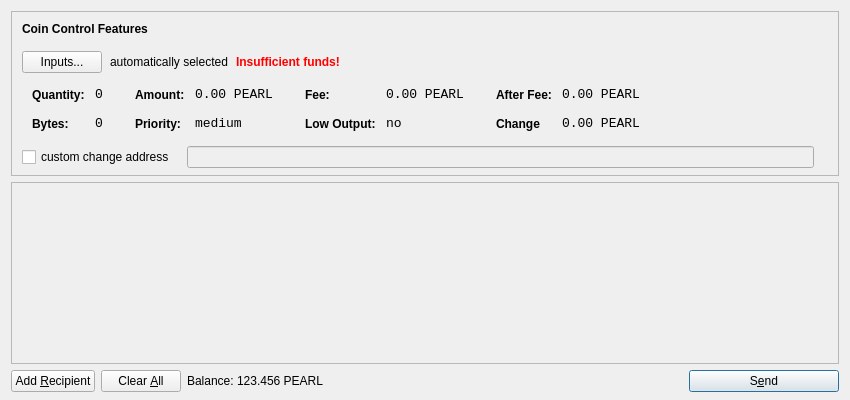
<?xml version="1.0" encoding="UTF-8"?>
<ui version="4.0">
 <class>SendCoinsDialog</class>
 <widget class="QDialog" name="SendCoinsDialog">
  <property name="geometry">
   <rect>
    <x>0</x>
    <y>0</y>
    <width>850</width>
    <height>400</height>
   </rect>
  </property>
  <property name="windowTitle">
   <string>Send Coins</string>
  </property>
  <property name="styleSheet">
   <string notr="true">background-image: url(:/images/bgimage);</string>
  </property>
  <layout class="QVBoxLayout" name="verticalLayout" stretch="0,1,0">
   <property name="bottomMargin">
    <number>8</number>
   </property>
   <item>
    <widget class="QFrame" name="frameCoinControl">
     <property name="sizePolicy">
      <sizepolicy hsizetype="Expanding" vsizetype="Expanding">
       <horstretch>0</horstretch>
       <verstretch>0</verstretch>
      </sizepolicy>
     </property>
     <property name="maximumSize">
      <size>
       <width>16777215</width>
       <height>16777215</height>
      </size>
     </property>
     <property name="frameShape">
      <enum>QFrame::StyledPanel</enum>
     </property>
     <property name="frameShadow">
      <enum>QFrame::Sunken</enum>
     </property>
     <layout class="QVBoxLayout" name="verticalLayoutCoinControl2">
      <property name="spacing">
       <number>6</number>
      </property>
      <property name="leftMargin">
       <number>0</number>
      </property>
      <property name="topMargin">
       <number>0</number>
      </property>
      <property name="rightMargin">
       <number>0</number>
      </property>
      <property name="bottomMargin">
       <number>6</number>
      </property>
      <item>
       <layout class="QVBoxLayout" name="verticalLayoutCoinControl" stretch="0,0,0,0,1">
        <property name="spacing">
         <number>0</number>
        </property>
        <property name="leftMargin">
         <number>10</number>
        </property>
        <property name="topMargin">
         <number>10</number>
        </property>
        <item>
         <layout class="QHBoxLayout" name="horizontalLayoutCoinControl1">
          <property name="bottomMargin">
           <number>15</number>
          </property>
          <item>
           <widget class="QLabel" name="labelCoinControlFeatures">
            <property name="sizePolicy">
             <sizepolicy hsizetype="Preferred" vsizetype="Maximum">
              <horstretch>0</horstretch>
              <verstretch>0</verstretch>
             </sizepolicy>
            </property>
            <property name="font">
             <font>
              <weight>75</weight>
              <bold>true</bold>
             </font>
            </property>
            <property name="styleSheet">
             <string notr="true">font-weight:bold;</string>
            </property>
            <property name="text">
             <string>Coin Control Features</string>
            </property>
           </widget>
          </item>
         </layout>
        </item>
        <item>
         <layout class="QHBoxLayout" name="horizontalLayoutCoinControl2" stretch="0,0,0,0">
          <property name="spacing">
           <number>8</number>
          </property>
          <property name="bottomMargin">
           <number>10</number>
          </property>
          <item>
           <widget class="QPushButton" name="pushButtonCoinControl">
            <property name="styleSheet">
             <string notr="true"/>
            </property>
            <property name="text">
             <string>Inputs...</string>
            </property>
           </widget>
          </item>
          <item>
           <widget class="QLabel" name="labelCoinControlAutomaticallySelected">
            <property name="text">
             <string>automatically selected</string>
            </property>
            <property name="margin">
             <number>5</number>
            </property>
           </widget>
          </item>
          <item>
           <widget class="QLabel" name="labelCoinControlInsuffFunds">
            <property name="font">
             <font>
              <weight>75</weight>
              <bold>true</bold>
             </font>
            </property>
            <property name="styleSheet">
             <string notr="true">color:red;font-weight:bold;</string>
            </property>
            <property name="text">
             <string>Insufficient funds!</string>
            </property>
            <property name="margin">
             <number>5</number>
            </property>
           </widget>
          </item>
          <item>
           <spacer name="horizontalSpacerCoinControl">
            <property name="orientation">
             <enum>Qt::Horizontal</enum>
            </property>
            <property name="sizeHint" stdset="0">
             <size>
              <width>40</width>
              <height>1</height>
             </size>
            </property>
           </spacer>
          </item>
         </layout>
        </item>
        <item>
         <widget class="QWidget" name="widgetCoinControl" native="true">
          <property name="sizePolicy">
           <sizepolicy hsizetype="Preferred" vsizetype="Preferred">
            <horstretch>0</horstretch>
            <verstretch>0</verstretch>
           </sizepolicy>
          </property>
          <property name="minimumSize">
           <size>
            <width>0</width>
            <height>0</height>
           </size>
          </property>
          <property name="styleSheet">
           <string notr="true"/>
          </property>
          <layout class="QHBoxLayout" name="horizontalLayoutCoinControl5">
           <property name="leftMargin">
            <number>0</number>
           </property>
           <property name="topMargin">
            <number>0</number>
           </property>
           <property name="rightMargin">
            <number>0</number>
           </property>
           <property name="bottomMargin">
            <number>0</number>
           </property>
           <item>
            <layout class="QHBoxLayout" name="horizontalLayoutCoinControl3" stretch="0,0,0,1">
             <property name="spacing">
              <number>20</number>
             </property>
             <property name="topMargin">
              <number>0</number>
             </property>
             <property name="bottomMargin">
              <number>10</number>
             </property>
             <item>
              <layout class="QFormLayout" name="formLayoutCoinControl1">
               <property name="horizontalSpacing">
                <number>10</number>
               </property>
               <property name="verticalSpacing">
                <number>14</number>
               </property>
               <property name="leftMargin">
                <number>10</number>
               </property>
               <property name="topMargin">
                <number>4</number>
               </property>
               <property name="rightMargin">
                <number>6</number>
               </property>
               <item row="0" column="0">
                <widget class="QLabel" name="labelCoinControlQuantityText">
                 <property name="styleSheet">
                  <string notr="true">font-weight:bold;</string>
                 </property>
                 <property name="text">
                  <string>Quantity:</string>
                 </property>
                 <property name="margin">
                  <number>0</number>
                 </property>
                </widget>
               </item>
               <item row="0" column="1">
                <widget class="QLabel" name="labelCoinControlQuantity">
                 <property name="font">
                  <font>
                   <family>Monospace</family>
                   <pointsize>10</pointsize>
                  </font>
                 </property>
                 <property name="cursor">
                  <cursorShape>IBeamCursor</cursorShape>
                 </property>
                 <property name="contextMenuPolicy">
                  <enum>Qt::ActionsContextMenu</enum>
                 </property>
                 <property name="text">
                  <string>0</string>
                 </property>
                 <property name="margin">
                  <number>0</number>
                 </property>
                 <property name="textInteractionFlags">
                  <set>Qt::LinksAccessibleByMouse|Qt::TextSelectableByKeyboard|Qt::TextSelectableByMouse</set>
                 </property>
                </widget>
               </item>
               <item row="1" column="0">
                <widget class="QLabel" name="labelCoinControlBytesText">
                 <property name="styleSheet">
                  <string notr="true">font-weight:bold;</string>
                 </property>
                 <property name="text">
                  <string>Bytes:</string>
                 </property>
                </widget>
               </item>
               <item row="1" column="1">
                <widget class="QLabel" name="labelCoinControlBytes">
                 <property name="font">
                  <font>
                   <family>Monospace</family>
                   <pointsize>10</pointsize>
                  </font>
                 </property>
                 <property name="cursor">
                  <cursorShape>IBeamCursor</cursorShape>
                 </property>
                 <property name="contextMenuPolicy">
                  <enum>Qt::ActionsContextMenu</enum>
                 </property>
                 <property name="text">
                  <string>0</string>
                 </property>
                 <property name="textInteractionFlags">
                  <set>Qt::LinksAccessibleByMouse|Qt::TextSelectableByKeyboard|Qt::TextSelectableByMouse</set>
                 </property>
                </widget>
               </item>
              </layout>
             </item>
             <item>
              <layout class="QFormLayout" name="formLayoutCoinControl2">
               <property name="horizontalSpacing">
                <number>10</number>
               </property>
               <property name="verticalSpacing">
                <number>14</number>
               </property>
               <property name="leftMargin">
                <number>6</number>
               </property>
               <property name="topMargin">
                <number>4</number>
               </property>
               <property name="rightMargin">
                <number>6</number>
               </property>
               <item row="0" column="0">
                <widget class="QLabel" name="labelCoinControlAmountText">
                 <property name="styleSheet">
                  <string notr="true">font-weight:bold;</string>
                 </property>
                 <property name="text">
                  <string>Amount:</string>
                 </property>
                 <property name="margin">
                  <number>0</number>
                 </property>
                </widget>
               </item>
               <item row="0" column="1">
                <widget class="QLabel" name="labelCoinControlAmount">
                 <property name="font">
                  <font>
                   <family>Monospace</family>
                   <pointsize>10</pointsize>
                  </font>
                 </property>
                 <property name="cursor">
                  <cursorShape>IBeamCursor</cursorShape>
                 </property>
                 <property name="contextMenuPolicy">
                  <enum>Qt::ActionsContextMenu</enum>
                 </property>
                 <property name="text">
                  <string>0.00 PEARL</string>
                 </property>
                 <property name="textInteractionFlags">
                  <set>Qt::LinksAccessibleByMouse|Qt::TextSelectableByKeyboard|Qt::TextSelectableByMouse</set>
                 </property>
                </widget>
               </item>
               <item row="1" column="0">
                <widget class="QLabel" name="labelCoinControlPriorityText">
                 <property name="styleSheet">
                  <string notr="true">font-weight:bold;</string>
                 </property>
                 <property name="text">
                  <string>Priority:</string>
                 </property>
                </widget>
               </item>
               <item row="1" column="1">
                <widget class="QLabel" name="labelCoinControlPriority">
                 <property name="font">
                  <font>
                   <family>Monospace</family>
                   <pointsize>10</pointsize>
                  </font>
                 </property>
                 <property name="cursor">
                  <cursorShape>IBeamCursor</cursorShape>
                 </property>
                 <property name="contextMenuPolicy">
                  <enum>Qt::ActionsContextMenu</enum>
                 </property>
                 <property name="text">
                  <string>medium</string>
                 </property>
                 <property name="textInteractionFlags">
                  <set>Qt::LinksAccessibleByMouse|Qt::TextSelectableByKeyboard|Qt::TextSelectableByMouse</set>
                 </property>
                </widget>
               </item>
              </layout>
             </item>
             <item>
              <layout class="QFormLayout" name="formLayoutCoinControl3">
               <property name="horizontalSpacing">
                <number>10</number>
               </property>
               <property name="verticalSpacing">
                <number>14</number>
               </property>
               <property name="leftMargin">
                <number>6</number>
               </property>
               <property name="topMargin">
                <number>4</number>
               </property>
               <property name="rightMargin">
                <number>6</number>
               </property>
               <item row="0" column="0">
                <widget class="QLabel" name="labelCoinControlFeeText">
                 <property name="styleSheet">
                  <string notr="true">font-weight:bold;</string>
                 </property>
                 <property name="text">
                  <string>Fee:</string>
                 </property>
                 <property name="margin">
                  <number>0</number>
                 </property>
                </widget>
               </item>
               <item row="0" column="1">
                <widget class="QLabel" name="labelCoinControlFee">
                 <property name="font">
                  <font>
                   <family>Monospace</family>
                   <pointsize>10</pointsize>
                  </font>
                 </property>
                 <property name="cursor">
                  <cursorShape>IBeamCursor</cursorShape>
                 </property>
                 <property name="contextMenuPolicy">
                  <enum>Qt::ActionsContextMenu</enum>
                 </property>
                 <property name="text">
                  <string>0.00 PEARL</string>
                 </property>
                 <property name="textInteractionFlags">
                  <set>Qt::LinksAccessibleByMouse|Qt::TextSelectableByKeyboard|Qt::TextSelectableByMouse</set>
                 </property>
                </widget>
               </item>
               <item row="1" column="0">
                <widget class="QLabel" name="labelCoinControlLowOutputText">
                 <property name="styleSheet">
                  <string notr="true">font-weight:bold;</string>
                 </property>
                 <property name="text">
                  <string>Low Output:</string>
                 </property>
                </widget>
               </item>
               <item row="1" column="1">
                <widget class="QLabel" name="labelCoinControlLowOutput">
                 <property name="font">
                  <font>
                   <family>Monospace</family>
                   <pointsize>10</pointsize>
                  </font>
                 </property>
                 <property name="cursor">
                  <cursorShape>IBeamCursor</cursorShape>
                 </property>
                 <property name="contextMenuPolicy">
                  <enum>Qt::ActionsContextMenu</enum>
                 </property>
                 <property name="text">
                  <string>no</string>
                 </property>
                 <property name="textInteractionFlags">
                  <set>Qt::LinksAccessibleByMouse|Qt::TextSelectableByKeyboard|Qt::TextSelectableByMouse</set>
                 </property>
                </widget>
               </item>
              </layout>
             </item>
             <item>
              <layout class="QFormLayout" name="formLayoutCoinControl4">
               <property name="horizontalSpacing">
                <number>10</number>
               </property>
               <property name="verticalSpacing">
                <number>14</number>
               </property>
               <property name="leftMargin">
                <number>6</number>
               </property>
               <property name="topMargin">
                <number>4</number>
               </property>
               <property name="rightMargin">
                <number>6</number>
               </property>
               <item row="0" column="0">
                <widget class="QLabel" name="labelCoinControlAfterFeeText">
                 <property name="styleSheet">
                  <string notr="true">font-weight:bold;</string>
                 </property>
                 <property name="text">
                  <string>After Fee:</string>
                 </property>
                 <property name="margin">
                  <number>0</number>
                 </property>
                </widget>
               </item>
               <item row="0" column="1">
                <widget class="QLabel" name="labelCoinControlAfterFee">
                 <property name="font">
                  <font>
                   <family>Monospace</family>
                   <pointsize>10</pointsize>
                  </font>
                 </property>
                 <property name="cursor">
                  <cursorShape>IBeamCursor</cursorShape>
                 </property>
                 <property name="contextMenuPolicy">
                  <enum>Qt::ActionsContextMenu</enum>
                 </property>
                 <property name="text">
                  <string>0.00 PEARL</string>
                 </property>
                 <property name="textInteractionFlags">
                  <set>Qt::LinksAccessibleByMouse|Qt::TextSelectableByKeyboard|Qt::TextSelectableByMouse</set>
                 </property>
                </widget>
               </item>
               <item row="1" column="0">
                <widget class="QLabel" name="labelCoinControlChangeText">
                 <property name="styleSheet">
                  <string notr="true">font-weight:bold;</string>
                 </property>
                 <property name="text">
                  <string>Change</string>
                 </property>
                </widget>
               </item>
               <item row="1" column="1">
                <widget class="QLabel" name="labelCoinControlChange">
                 <property name="font">
                  <font>
                   <family>Monospace</family>
                   <pointsize>10</pointsize>
                  </font>
                 </property>
                 <property name="cursor">
                  <cursorShape>IBeamCursor</cursorShape>
                 </property>
                 <property name="contextMenuPolicy">
                  <enum>Qt::ActionsContextMenu</enum>
                 </property>
                 <property name="text">
                  <string>0.00 PEARL</string>
                 </property>
                 <property name="textInteractionFlags">
                  <set>Qt::LinksAccessibleByMouse|Qt::TextSelectableByKeyboard|Qt::TextSelectableByMouse</set>
                 </property>
                </widget>
               </item>
              </layout>
             </item>
            </layout>
           </item>
          </layout>
         </widget>
        </item>
        <item>
         <layout class="QHBoxLayout" name="horizontalLayoutCoinControl4" stretch="0,0,0">
          <property name="spacing">
           <number>12</number>
          </property>
          <property name="sizeConstraint">
           <enum>QLayout::SetDefaultConstraint</enum>
          </property>
          <property name="topMargin">
           <number>5</number>
          </property>
          <property name="rightMargin">
           <number>5</number>
          </property>
          <item>
           <widget class="QCheckBox" name="checkBoxCoinControlChange">
            <property name="text">
             <string>custom change address</string>
            </property>
           </widget>
          </item>
          <item>
           <widget class="QLineEdit" name="lineEditCoinControlChange">
            <property name="enabled">
             <bool>false</bool>
            </property>
            <property name="sizePolicy">
             <sizepolicy hsizetype="Expanding" vsizetype="Fixed">
              <horstretch>0</horstretch>
              <verstretch>0</verstretch>
             </sizepolicy>
            </property>
           </widget>
          </item>
          <item>
           <widget class="QLabel" name="labelCoinControlChangeLabel">
            <property name="sizePolicy">
             <sizepolicy hsizetype="Preferred" vsizetype="Expanding">
              <horstretch>0</horstretch>
              <verstretch>0</verstretch>
             </sizepolicy>
            </property>
            <property name="minimumSize">
             <size>
              <width>0</width>
              <height>0</height>
             </size>
            </property>
            <property name="text">
             <string/>
            </property>
            <property name="margin">
             <number>3</number>
            </property>
           </widget>
          </item>
         </layout>
        </item>
        <item>
         <spacer name="verticalSpacerCoinControl">
          <property name="orientation">
           <enum>Qt::Vertical</enum>
          </property>
          <property name="sizeHint" stdset="0">
           <size>
            <width>800</width>
            <height>1</height>
           </size>
          </property>
         </spacer>
        </item>
       </layout>
      </item>
     </layout>
    </widget>
   </item>
   <item>
    <widget class="QScrollArea" name="scrollArea">
     <property name="widgetResizable">
      <bool>true</bool>
     </property>
     <widget class="QWidget" name="scrollAreaWidgetContents">
      <property name="geometry">
       <rect>
        <x>0</x>
        <y>0</y>
        <width>830</width>
        <height>172</height>
       </rect>
      </property>
      <layout class="QVBoxLayout" name="verticalLayout_2">
       <property name="leftMargin">
        <number>0</number>
       </property>
       <property name="topMargin">
        <number>0</number>
       </property>
       <property name="rightMargin">
        <number>0</number>
       </property>
       <property name="bottomMargin">
        <number>0</number>
       </property>
       <item>
        <layout class="QVBoxLayout" name="entries">
         <property name="spacing">
          <number>6</number>
         </property>
        </layout>
       </item>
       <item>
        <spacer name="verticalSpacer">
         <property name="orientation">
          <enum>Qt::Vertical</enum>
         </property>
         <property name="sizeHint" stdset="0">
          <size>
           <width>20</width>
           <height>40</height>
          </size>
         </property>
        </spacer>
       </item>
      </layout>
     </widget>
    </widget>
   </item>
   <item>
    <layout class="QHBoxLayout" name="horizontalLayout">
     <item>
      <widget class="QPushButton" name="addButton">
       <property name="toolTip">
        <string>Send to multiple recipients at once</string>
       </property>
       <property name="text">
        <string>Add &amp;Recipient</string>
       </property>
       <property name="icon">
        <iconset resource="../bitcoin.qrc">
         <normaloff>:/icons/add</normaloff>:/icons/add</iconset>
       </property>
       <property name="autoDefault">
        <bool>false</bool>
       </property>
      </widget>
     </item>
     <item>
      <widget class="QPushButton" name="clearButton">
       <property name="sizePolicy">
        <sizepolicy hsizetype="Minimum" vsizetype="Fixed">
         <horstretch>0</horstretch>
         <verstretch>0</verstretch>
        </sizepolicy>
       </property>
       <property name="toolTip">
        <string>Remove all transaction fields</string>
       </property>
       <property name="text">
        <string>Clear &amp;All</string>
       </property>
       <property name="icon">
        <iconset resource="../bitcoin.qrc">
         <normaloff>:/icons/remove</normaloff>:/icons/remove</iconset>
       </property>
       <property name="autoRepeatDelay">
        <number>300</number>
       </property>
       <property name="autoDefault">
        <bool>false</bool>
       </property>
      </widget>
     </item>
     <item>
      <layout class="QHBoxLayout" name="horizontalLayout_2">
       <property name="spacing">
        <number>3</number>
       </property>
       <item>
        <widget class="QLabel" name="label">
         <property name="sizePolicy">
          <sizepolicy hsizetype="Preferred" vsizetype="Fixed">
           <horstretch>0</horstretch>
           <verstretch>0</verstretch>
          </sizepolicy>
         </property>
         <property name="text">
          <string>Balance:</string>
         </property>
        </widget>
       </item>
       <item>
        <widget class="QLabel" name="labelBalance">
         <property name="sizePolicy">
          <sizepolicy hsizetype="Preferred" vsizetype="Fixed">
           <horstretch>0</horstretch>
           <verstretch>0</verstretch>
          </sizepolicy>
         </property>
         <property name="cursor">
          <cursorShape>IBeamCursor</cursorShape>
         </property>
         <property name="text">
          <string>123.456 PEARL</string>
         </property>
         <property name="textInteractionFlags">
          <set>Qt::LinksAccessibleByMouse|Qt::TextSelectableByKeyboard|Qt::TextSelectableByMouse</set>
         </property>
        </widget>
       </item>
      </layout>
     </item>
     <item>
      <spacer name="horizontalSpacer">
       <property name="orientation">
        <enum>Qt::Horizontal</enum>
       </property>
       <property name="sizeHint" stdset="0">
        <size>
         <width>40</width>
         <height>20</height>
        </size>
       </property>
      </spacer>
     </item>
     <item>
      <widget class="QPushButton" name="sendButton">
       <property name="minimumSize">
        <size>
         <width>150</width>
         <height>0</height>
        </size>
       </property>
       <property name="toolTip">
        <string>Confirm the send action</string>
       </property>
       <property name="text">
        <string>S&amp;end</string>
       </property>
       <property name="icon">
        <iconset resource="../bitcoin.qrc">
         <normaloff>:/icons/send</normaloff>:/icons/send</iconset>
       </property>
       <property name="default">
        <bool>true</bool>
       </property>
      </widget>
     </item>
    </layout>
   </item>
  </layout>
 </widget>
 <resources>
  <include location="../bitcoin.qrc"/>
 </resources>
 <connections/>
</ui>
